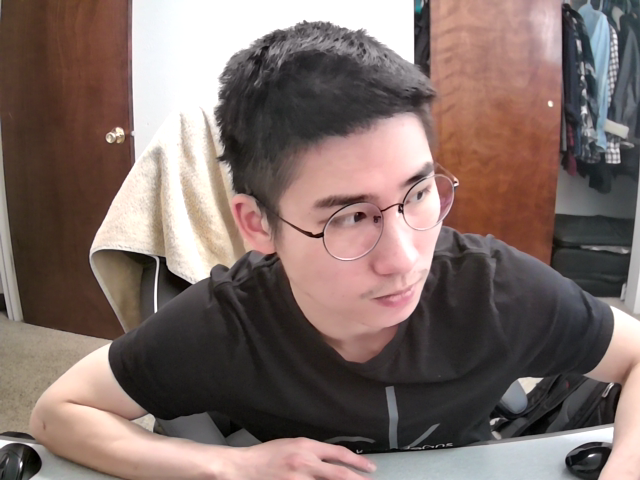
#> input picture dataset/calvin/0000.png, 640 x 480 px, given in place of the camera
$ python build_face_dataset.py --cascade haarcascade_frontalface_default.xml --output out
#> lines starting #> are read from the running program, lines starting #| are printed output that depends on the picture
from imutils.video import VideoStream
import argparse
import imutils
import cv2
import os

ap = argparse.ArgumentParser()
ap.add_argument("-c", "--cascade", required=True,
	help = "path to where the face cascade resides")
ap.add_argument("-o", "--output", required=True,
	help="path to output directory")
args = vars(ap.parse_args())
# vars returns the __dict__ value of the object. Now we can access the argument values as such args["cascade"] or args["output"]
detector = cv2.CascadeClassifier(args["cascade"])
vs = VideoStream(src=0).start()
total = 0
while True:
	frame = vs.read()
#> frame is the input picture: shape (480, 640, 3); mean B, G, R 104.2, 109.2, 127.1
	orig = frame.copy()
	frame = imutils.resize(frame, width=500)
#> frame: shape (375, 500, 3)
	# detect faces in gray scale because that is what cv2's haarcascade is trained on
	rects = detector.detectMultiScale(
		cv2.cvtColor(frame, cv2.COLOR_BGR2GRAY), scaleFactor=1.1,
		minNeighbors=5, minSize=(30, 30))
#> rects = [[210, 105, 159, 159]]
	for (x, y, w, h) in rects:
		cv2.rectangle(frame, (x, y), (x + w, y + h), (0, 255, 0), 2)
#> this loop made 1 pass
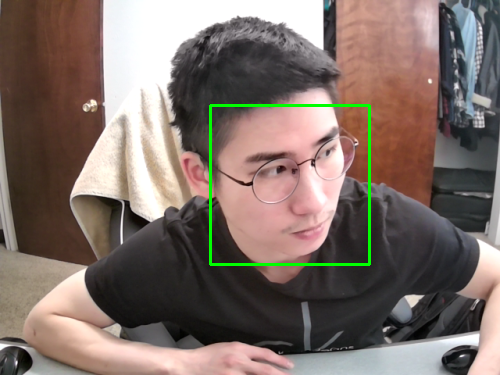
#> frame: shape (375, 500, 3); mean B, G, R 103.5, 111, 126.1
	cv2.imshow("Frame", frame)
	key = cv2.waitKey(1) & 0xFF
#> (key q is pressed here)
	if key == ord("k"):
		path = os.path.sep.join([args["output"], "{}.png".format(
			str(total).zfill(4))])
		cv2.imwrite(path, orig) # write in BGR format
		total += 1
	elif key == ord("q"):
		break

print("{} images stored".format(total))
cv2.destroyAllWindows()
vs.stop()
